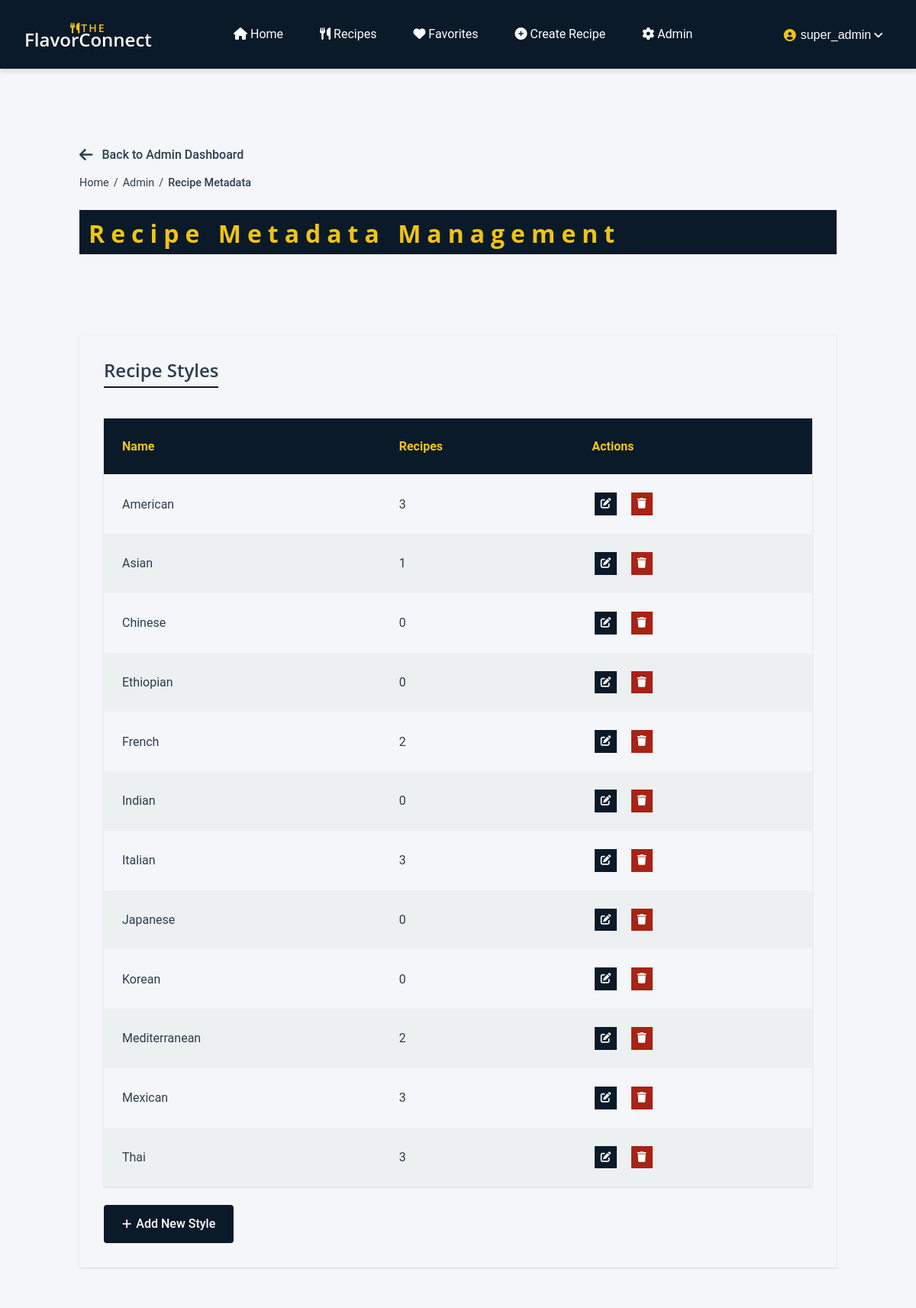
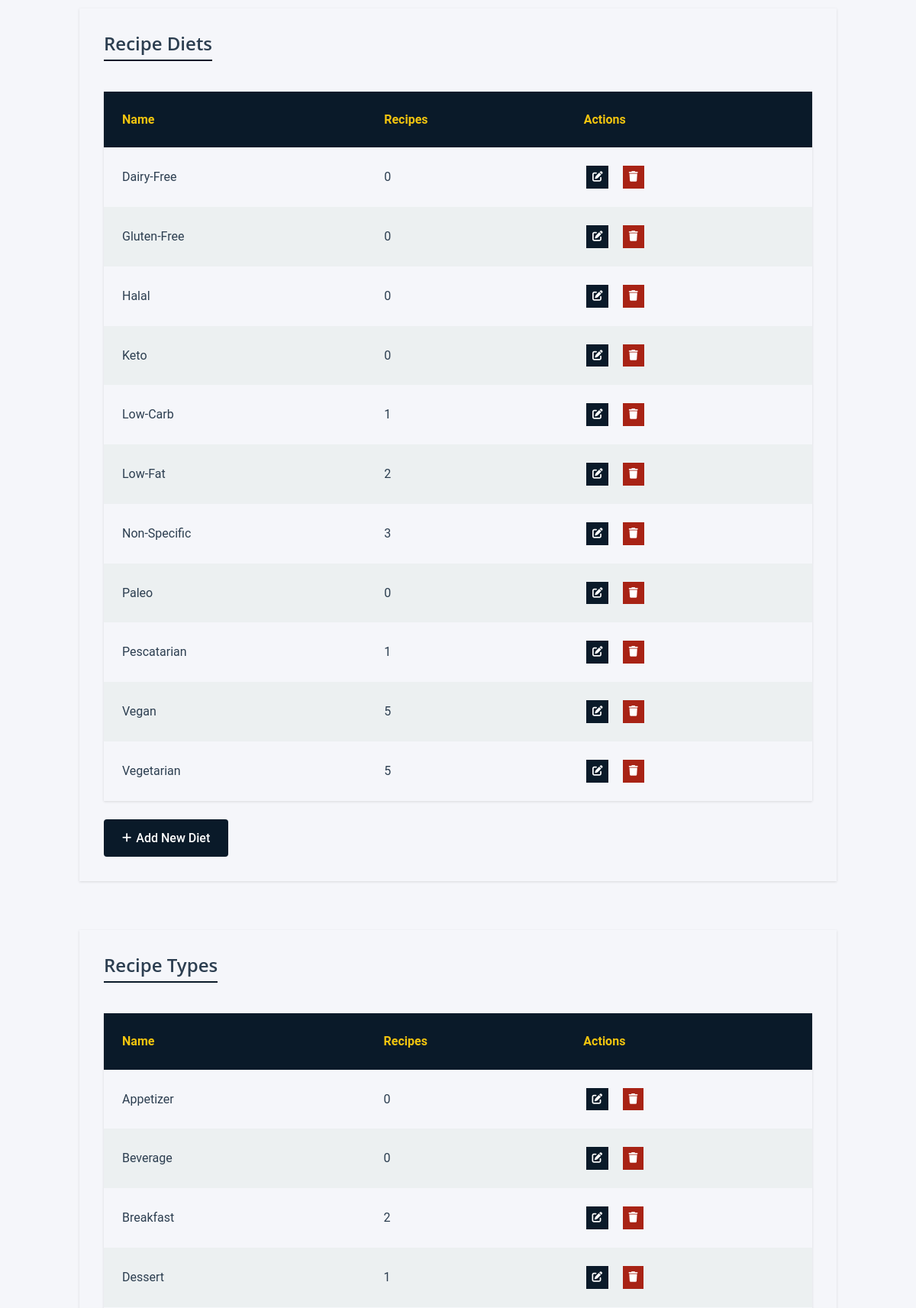
The page /admin/categories/index.php (signed in, upper part) on the database its author committed (2 pictures, top to bottom).
### tables this page shows
CREATE TABLE `user_account` (
  `user_id` int UNSIGNED NOT NULL,
  `username` varchar(50) NOT NULL,
  `first_name` varchar(50) NOT NULL,
  `last_name` varchar(50) NOT NULL,
  `email` varchar(100) NOT NULL,
  `password_hash` varchar(255) NOT NULL,
  `user_level` enum('s','a','u') NOT NULL DEFAULT 'u',
  `is_active` tinyint(1) DEFAULT '1'
);

CREATE TABLE `recipe_style` (
  `style_id` int UNSIGNED NOT NULL,
  `name` varchar(50) NOT NULL
);

CREATE TABLE `recipe_diet` (
  `diet_id` int UNSIGNED NOT NULL,
  `name` varchar(50) NOT NULL
);

CREATE TABLE `recipe_type` (
  `type_id` int UNSIGNED NOT NULL,
  `name` varchar(50) NOT NULL
);

### private/core/functions.php (called while the page is built, shortened)
<?php
function url_for($script_path) {
  $base_url = isset($_SERVER['REQUEST_SCHEME']) && isset($_SERVER['HTTP_HOST'])
    ? $_SERVER['REQUEST_SCHEME'] . '://' . $_SERVER['HTTP_HOST']
    : '';
  return $base_url . $script_path;
}
function u($string="") {
  return urlencode($string);
}
function h($string="") {
    return htmlspecialchars((string)$string, ENT_QUOTES, 'UTF-8');
}
?>

### private/core/initialize.php (called while the page is built, shortened)
<?php
spl_autoload_register(function($class) {
    $class_file = PRIVATE_PATH . '/classes/' . $class . '.class.php';
});
require_once(PRIVATE_PATH . '/core/functions.php');
require_once(PRIVATE_PATH . '/core/validation_functions.php');
require_once(PRIVATE_PATH . '/core/database_functions.php');
$session = new Session();

### private/classes/Session.class.php (called while the page is built, shortened)
<?php
class Session {
    private $is_admin;
    public function is_admin() {
        return isset($this->is_admin) && $this->is_admin === true;
    }
    private function check_stored_login() {
        if(isset($_SESSION['user_id'])) {
            $this->is_admin = $_SESSION['is_admin'];
        }
    }
}
?>

### private/classes/DatabaseObject.class.php (called while the page is built, shortened)
<?php
abstract class DatabaseObject {
    protected static $table_name;
    protected static $database;
    protected static $primary_key;
    public static function set_database($database) {
        self::$database = $database;
    }
    public static function get_database() {
        return static::$database;
    }
    protected static function get_primary_key() {
        return static::$primary_key;
    }
    public static function find_by_sql($sql) {
        $database = static::get_database();
        $result = mysqli_query($database, $sql);
        $object_array = [];
        while($record = mysqli_fetch_assoc($result)) {
            $object_array[] = static::instantiate($record);
        }
        return $object_array;
    }
    public static function find_by_id($id) {
        $database = static::get_database();
        $sql = "SELECT * FROM " . static::$table_name . " ";
        $sql .= "WHERE " . static::get_primary_key() . "='" . db_escape($database, $id) . "'";
        $obj_array = static::find_by_sql($sql);
        if(!empty($obj_array)) {
            return array_shift($obj_array);
        } else {
            return false;
        }
    }
    protected static function instantiate($record) {
        $object = new static;
        foreach($record as $property => $value) {
            if(property_exists($object, $property)) {
                $object->$property = $value;
            }
        }
        return $object;
    }
}

### private/core/database_functions.php (called while the page is built, shortened)
<?php
function db_escape($connection, $string) {
  return mysqli_real_escape_string($connection, $string);
}
?>

### private/classes/RecipeAttribute.class.php (called while the page is built, shortened)
<?php
class RecipeAttribute extends DatabaseObject {
    protected static $table_name;
    protected static $primary_key;
    private static $valid_types = [
        'style' => ['table' => 'recipe_style', 'id' => 'style_id'],
        'diet' => ['table' => 'recipe_diet', 'id' => 'diet_id'],
        'type' => ['table' => 'recipe_type', 'id' => 'type_id'],
        'measurement' => ['table' => 'measurement', 'id' => 'measurement_id']
    ];
    private static function setup_for_type($type) {
        $type_info = self::$valid_types[$type];
        self::$table_name = $type_info['table'];
        self::$primary_key = $type_info['id'];
    }
    public static function find_by_type($type) {
        $sql = "SELECT " . self::$primary_key . " as id, name FROM " . self::$table_name . " ORDER BY name";
        $stmt = self::$database->prepare($sql);
        $stmt->execute();
        $result = $stmt->get_result();
        return static::instantiate_result($result);
    }
    protected static function instantiate_result($result) {
        $object_array = [];
        while($record = $result->fetch_assoc()) {
            $object_array[] = static::instantiate($record);
        }
        return $object_array;
    }
    protected static function instantiate($record) {
        $object = new static();
        foreach($record as $property => $value) {
            if(property_exists($object, $property)) {
                $object->$property = $value;
            }
        }
        foreach (self::$valid_types as $type => $info) {
            if ($info['table'] === static::$table_name) {
                $object->type = $type;
                break;
            }
        }
        return $object;
    }
    public static function count_by_attribute_id($id, $type) {
        $column = self::$valid_types[$type]['id'];
        $sql = "SELECT COUNT(*) FROM recipe WHERE {$column} = ?";
        $stmt = self::$database->prepare($sql);
        $stmt->bind_param("i", $id);
        $stmt->execute();
        $result = $stmt->get_result();
        $row = $result->fetch_row();
        return $row[0] ?? 0;
    }
}

### public/admin/categories/index.php (the view, shortened to what this page needs)
<?php
require_once('../../../private/core/initialize.php');
$page_title = 'Admin: Recipe Metadata Management';
$page_style = 'admin';
$styles = RecipeAttribute::find_by_type('style');
$diets = RecipeAttribute::find_by_type('diet');
$types = RecipeAttribute::find_by_type('type');
include(SHARED_PATH . '/member_header.php');
?>
<main class="main-content">
    <div class="admin-management metadata">
        <a href="<?php echo url_for('/admin/index.php'); ?>" class="back-link">
            <i class="fas fa-arrow-left"></i> Back to Admin Dashboard
        </a>
        <div class="breadcrumbs">
            <a href="<?php echo url_for('/'); ?>" class="breadcrumb-item">Home</a>
            <span class="breadcrumb-separator">/</span>
            <a href="<?php echo url_for('/admin/index.php'); ?>" class="breadcrumb-item">Admin</a>
            <span class="breadcrumb-separator">/</span>
            <span class="breadcrumb-item active">Recipe Metadata</span>
        </div>
        <div class="admin-header">
            <h1>Recipe Metadata Management</h1>
        </div>
        <div class="metadata-sections">
            <section class="metadata-section">
                <div class="section-header">
                    <h2>Recipe Styles</h2>
                </div>
                <table class="list">
                    <thead>
                        <tr>
                            <th>Name</th>
                            <th>Recipes</th>
                            <th>Actions</th>
                        </tr>
                    </thead>
                    <tbody>
                        <?php foreach($styles as $style) { ?>
                            <tr>
                                <td data-label="Name"><?php echo h($style->name); ?></td>
                                <td data-label="Recipes"><?php echo RecipeAttribute::count_by_attribute_id($style->id, 'style'); ?></td>
                                <td data-label="Actions" class="actions">
                                    <a href="<?php echo url_for('/admin/categories/style/edit.php?id=' . h(u($style->id))); ?>" class="action edit" title="Edit">
                                        <i class="fas fa-edit"></i>
                                    </a>
                                    <a href="<?php echo url_for('/admin/categories/style/delete.php?id=' . h(u($style->id))); ?>" class="action delete" title="Delete">
                                        <i class="fas fa-trash"></i>
                                    </a>
                                </td>
                            </tr>
                        <?php } ?>
                    </tbody>
                </table>
                <div class="add-new-button">
                    <a href="<?php echo url_for('/admin/categories/style/new.php'); ?>" class="btn btn-primary">
                        <i class="fas fa-plus"></i> Add New Style
                    </a>
                </div>
            </section>
            <section class="metadata-section">
                <div class="section-header">
                    <h2>Recipe Diets</h2>
                </div>
                <table class="list">
                    <thead>
                        <tr>
                            <th>Name</th>
                            <th>Recipes</th>
                            <th>Actions</th>
                        </tr>
                    </thead>
                    <tbody>
                        <?php foreach($diets as $diet) { ?>
                            <tr>
                                <td data-label="Name"><?php echo h($diet->name); ?></td>
                                <td data-label="Recipes"><?php echo RecipeAttribute::count_by_attribute_id($diet->id, 'diet'); ?></td>
                                <td data-label="Actions" class="actions">
                                    <a href="<?php echo url_for('/admin/categories/diet/edit.php?id=' . h(u($diet->id))); ?>" class="action edit" title="Edit">
                                        <i class="fas fa-edit"></i>
                                    </a>
                                    <a href="<?php echo url_for('/admin/categories/diet/delete.php?id=' . h(u($diet->id))); ?>" class="action delete" title="Delete">
                                        <i class="fas fa-trash"></i>
                                    </a>
                                </td>
                            </tr>
                        <?php } ?>
                    </tbody>
                </table>
                <div class="add-new-button">
                    <a href="<?php echo url_for('/admin/categories/diet/new.php'); ?>" class="btn btn-primary">
                        <i class="fas fa-plus"></i> Add New Diet
                    </a>
                </div>
            </section>
            <section class="metadata-section">
                <div class="section-header">
                    <h2>Recipe Types</h2>
                </div>
                <table class="list">
                    <thead>
                        <tr>
                            <th>Name</th>
                            <th>Recipes</th>
                            <th>Actions</th>
                        </tr>
                    </thead>
                    <tbody>
                        <?php foreach($types as $type) { ?>
                            <tr>
                                <td data-label="Name"><?php echo h($type->name); ?></td>
                                <td data-label="Recipes"><?php echo RecipeAttribute::count_by_attribute_id($type->id, 'type'); ?></td>
                                <td data-label="Actions" class="actions">
                                    <a href="<?php echo url_for('/admin/categories/type/edit.php?id=' . h(u($type->id))); ?>" class="action edit" title="Edit">
                                        <i class="fas fa-edit"></i>
                                    </a>
                                    <a href="<?php echo url_for('/admin/categories/type/delete.php?id=' . h(u($type->id))); ?>" class="action delete" title="Delete">
                                        <i class="fas fa-trash"></i>
                                    </a>
                                </td>
                            </tr>
                        <?php } ?>
                    </tbody>
                </table>
            </section>
        </div>
    </div>
</main>
<?php include(SHARED_PATH . '/footer.php'); ?>

### private/shared/member_header.php (shortened to what this page needs)
<!DOCTYPE html>
<html lang="en">
<head>
    <link rel="stylesheet" href="<?php echo url_for('/assets/css/main.css'); ?>">
    <link rel="stylesheet" href="https://cdnjs.cloudflare.com/ajax/libs/font-awesome/6.0.0/css/all.min.css">
    <link rel="stylesheet" href="<?php echo url_for('/assets/css/components/header.css?v=' . time()); ?>">
    <link rel="stylesheet" href="<?php echo url_for('/assets/css/components/member-header.css?v=' . time()); ?>">
    <link rel="stylesheet" href="<?php echo url_for('/assets/css/components/footer.css?v=' . time()); ?>">
    <link rel="stylesheet" href="<?php echo url_for('/assets/css/components/forms.css?v=' . time()); ?>">
    <link rel="stylesheet" href="<?php echo url_for('/assets/css/components/recipe-favorite.css?v=' . time()); ?>">
    <link rel="stylesheet" href="<?php echo url_for('/assets/css/components/recipe-card.css?v=' . time()); ?>">
    <?php if(isset($page_style)) { ?>
    <link rel="stylesheet" href="<?php echo url_for('/assets/css/pages/' . $page_style . '.css?v=' . time()); ?>">
    <?php } ?>
</head>
<body>
    <header class="header" role="banner">
        <div class="header-grid">
            <div class="logo">
                <a href="<?php echo url_for('/index.php'); ?>" aria-label="FlavorConnect Home">
                    <span class="logo-the"><i class="fas fa-utensils"></i>The</span>
                    <h1>FlavorConnect</h1>
                </a>
            </div>
            <nav class="main-nav" role="navigation" aria-label="Main navigation">
                <ul>
                    <li><a href="<?php echo url_for('/index.php'); ?>" <?php echo $page_title === 'Home' ? 'class="active" aria-current="page"' : ''; ?>><i class="fas fa-home" aria-hidden="true"></i> Home</a></li>
                    <li><a href="<?php echo url_for('/recipes/index.php'); ?>" <?php echo $page_title === 'Recipes' ? 'class="active" aria-current="page"' : ''; ?>><i class="fas fa-utensils" aria-hidden="true"></i> Recipes</a></li>
                    <li><a href="<?php echo url_for('/users/favorites.php'); ?>" <?php echo $page_title === 'favorites' ? 'class="active" aria-current="page"' : ''; ?>><i class="fas fa-heart" aria-hidden="true"></i> Favorites</a></li>
                    <li><a href="<?php echo url_for('/recipes/new.php'); ?>" <?php echo $page_title === 'Create Recipe' ? 'class="active" aria-current="page"' : ''; ?>><i class="fas fa-plus-circle" aria-hidden="true"></i> Create Recipe</a></li>
                    <?php if($session->is_admin() || $session->is_super_admin()) { ?>
                    <li class="nav-item">
                        <a href="<?php echo url_for('/admin/index.php'); ?>" class="nav-link">
                            <i class="fas fa-cog" aria-hidden="true"></i> Admin
                        </a>
                    </li>
                    <?php } ?>
                </ul>
            </nav>
            <div class="user-section">
                <div class="user-menu">
                    <button class="user-menu-button" aria-expanded="false" aria-haspopup="true">
                        <?php
                        $current_user = User::find_by_id($session->get_user_id());
                        $username = $current_user ? h($current_user->username) : 'Guest';
                        ?>
                        <span class="username"><i class="fas fa-user-circle" aria-hidden="true"></i> <?php echo $username; ?></span>
                    </button>
                </div>
            </div>
        </div>
    </header>
    <main class="main-content">

### rows shown on the page
user_account: username "super_admin"
recipe_style: name "American", id "3"
recipe_style: name "Asian", id "1"
recipe_style: name "Chinese", id "0"
recipe_style: name "Ethiopian", id "0"
recipe_style: name "French", id "2"
recipe_style: name "Indian", id "0"
recipe_style: name "Italian", id "3"
recipe_style: name "Japanese", id "0"
recipe_style: name "Korean", id "0"
recipe_style: name "Mediterranean", id "2"
recipe_style: name "Mexican", style_id "3"
recipe_style: name "Thai", id "3"
recipe_diet: name "Dairy-Free", id "0"
recipe_diet: name "Gluten-Free", id "0"
recipe_diet: name "Halal", id "0"
recipe_diet: name "Keto", id "0"
recipe_diet: name "Low-Carb", id "1"
recipe_diet: name "Low-Fat", id "2"
recipe_diet: name "Non-Specific", id "3"
recipe_diet: name "Paleo", id "0"
recipe_diet: name "Pescatarian", id "1"
recipe_diet: name "Vegan", id "5"
recipe_diet: name "Vegetarian", id "5"
recipe_type: name "Appetizer", id "0"
recipe_type: name "Beverage", id "0"
recipe_type: name "Breakfast", id "2"
recipe_type: name "Dessert", id "1"
